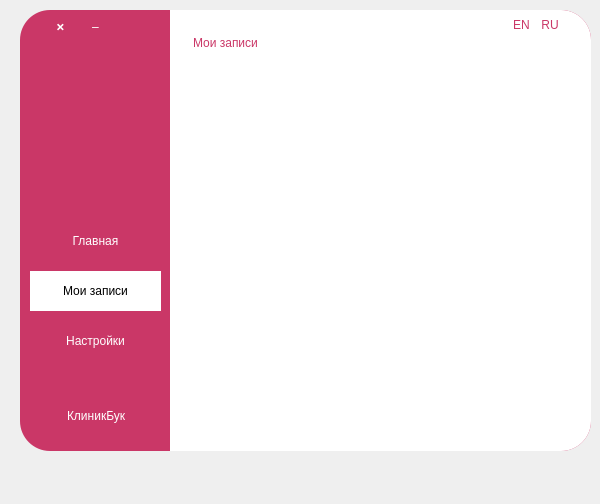
<?xml version="1.0" encoding="UTF-8"?>
<ui version="4.0">
 <class>MainWindow</class>
 <widget class="QWidget" name="MainWindow">
  <property name="geometry">
   <rect>
    <x>0</x>
    <y>0</y>
    <width>600</width>
    <height>504</height>
   </rect>
  </property>
  <property name="windowTitle">
   <string>Form</string>
  </property>
  <widget class="QFrame" name="MainBackground">
   <property name="enabled">
    <bool>true</bool>
   </property>
   <property name="geometry">
    <rect>
     <x>20</x>
     <y>10</y>
     <width>571</width>
     <height>441</height>
    </rect>
   </property>
   <property name="styleSheet">
    <string notr="true">QFrame {
	height:100%; margin:0;
	background-color: #ca3767;
	border-radius: 30px;
}</string>
   </property>
   <property name="frameShape">
    <enum>QFrame::StyledPanel</enum>
   </property>
   <property name="frameShadow">
    <enum>QFrame::Raised</enum>
   </property>
   <widget class="QFrame" name="MainFrame_2">
    <property name="enabled">
     <bool>true</bool>
    </property>
    <property name="geometry">
     <rect>
      <x>510</x>
      <y>0</y>
      <width>61</width>
      <height>441</height>
     </rect>
    </property>
    <property name="cursor">
     <cursorShape>ArrowCursor</cursorShape>
    </property>
    <property name="mouseTracking">
     <bool>false</bool>
    </property>
    <property name="tabletTracking">
     <bool>false</bool>
    </property>
    <property name="focusPolicy">
     <enum>Qt::NoFocus</enum>
    </property>
    <property name="contextMenuPolicy">
     <enum>Qt::DefaultContextMenu</enum>
    </property>
    <property name="acceptDrops">
     <bool>false</bool>
    </property>
    <property name="styleSheet">
     <string notr="true">QFrame {
	border: 0;
	background-color: rgb(255, 255, 255);
	border-radius: 30px; 
}</string>
    </property>
    <property name="inputMethodHints">
     <set>Qt::ImhNone</set>
    </property>
    <property name="frameShape">
     <enum>QFrame::NoFrame</enum>
    </property>
    <property name="frameShadow">
     <enum>QFrame::Raised</enum>
    </property>
   </widget>
   <widget class="QFrame" name="LogoType">
    <property name="geometry">
     <rect>
      <x>10</x>
      <y>390</y>
      <width>31</width>
      <height>31</height>
     </rect>
    </property>
    <property name="styleSheet">
     <string notr="true">QFrame {
	background-color: rgba(255, 255, 255, 0);
	image: url(:/appIcon.png);
}</string>
    </property>
    <property name="frameShape">
     <enum>QFrame::StyledPanel</enum>
    </property>
    <property name="frameShadow">
     <enum>QFrame::Raised</enum>
    </property>
   </widget>
   <widget class="QLabel" name="TextLogoType">
    <property name="geometry">
     <rect>
      <x>47</x>
      <y>395</y>
      <width>101</width>
      <height>21</height>
     </rect>
    </property>
    <property name="styleSheet">
     <string notr="true">QFrame {
	background-color: 0;
	color: white;
	font: 500 12pt &quot;Montserrat Medium&quot;;	
}
</string>
    </property>
    <property name="text">
     <string>КлиникБук</string>
    </property>
   </widget>
   <widget class="QFrame" name="MainFrame">
    <property name="enabled">
     <bool>true</bool>
    </property>
    <property name="geometry">
     <rect>
      <x>150</x>
      <y>0</y>
      <width>391</width>
      <height>481</height>
     </rect>
    </property>
    <property name="autoFillBackground">
     <bool>false</bool>
    </property>
    <property name="styleSheet">
     <string notr="true">QFrame {
	background-color: white;
	border: 0;
	border-radius: 0;
}</string>
    </property>
    <property name="locale">
     <locale language="Russian" country="Russia"/>
    </property>
    <property name="inputMethodHints">
     <set>Qt::ImhHiddenText</set>
    </property>
    <property name="frameShape">
     <enum>QFrame::StyledPanel</enum>
    </property>
    <property name="frameShadow">
     <enum>QFrame::Raised</enum>
    </property>
    <widget class="QLabel" name="title">
     <property name="geometry">
      <rect>
       <x>23</x>
       <y>17</y>
       <width>191</width>
       <height>31</height>
      </rect>
     </property>
     <property name="styleSheet">
      <string notr="true">QFrame {
	background-color: 0;
	color: #ca3767;
	font: 500 16pt &quot;Montserrat Medium&quot;;	
}
</string>
     </property>
     <property name="text">
      <string>Мои записи</string>
     </property>
    </widget>
    <widget class="QWidget" name="horizontalLayoutWidget">
     <property name="geometry">
      <rect>
       <x>340</x>
       <y>0</y>
       <width>51</width>
       <height>31</height>
      </rect>
     </property>
     <layout class="QHBoxLayout" name="horizontalLayout">
      <item>
       <widget class="QPushButton" name="rubutton_2">
        <property name="styleSheet">
         <string notr="true">QPushButton {
	border: 0;
	color: #ca3767;
	font: 9pt &quot;Montserrat&quot;;
}

QPushButton:hover {
	background-color: #CA378A;
	border-radius: 2px;
	color: white;
}</string>
        </property>
        <property name="text">
         <string>EN</string>
        </property>
       </widget>
      </item>
      <item>
       <widget class="QPushButton" name="rubutton">
        <property name="styleSheet">
         <string notr="true">QPushButton {
	border: 0;
	color: #ca3767;
	font: 9pt &quot;Montserrat&quot;;
}

QPushButton:hover {
	background-color: #CA378A;
	border-radius: 2px;
	color: white;
}</string>
        </property>
        <property name="text">
         <string>RU</string>
        </property>
       </widget>
      </item>
     </layout>
    </widget>
    <widget class="QTabWidget" name="tabWidget">
     <property name="geometry">
      <rect>
       <x>19</x>
       <y>51</y>
       <width>371</width>
       <height>391</height>
      </rect>
     </property>
     <property name="styleSheet">
      <string notr="true">* {
	background-color: white;
	border: 0;
	margin: 0;
	color: black;
	width: 170px;
	height: 30px;
	font: 7pt &quot;Montserrat&quot;;
}

*::tab {
	color: white;
	background-color: rgb(202, 55, 103);
	width: 170px;
	height: 30px;
}

*::tab:selected {
	background-color: rgb(249, 67, 128);
	border: 1px solid black;
	width: 170px;
	height: 30px;
}

*::tab:hover {
	background-color: rgb(202, 55, 138);
}</string>
     </property>
    </widget>
   </widget>
   <widget class="QWidget" name="verticalLayoutWidget">
    <property name="geometry">
     <rect>
      <x>0</x>
      <y>30</y>
      <width>151</width>
      <height>361</height>
     </rect>
    </property>
    <layout class="QVBoxLayout" name="verticalLayout" stretch="0,0,0,0,0,0,0">
     <property name="spacing">
      <number>0</number>
     </property>
     <property name="sizeConstraint">
      <enum>QLayout::SetDefaultConstraint</enum>
     </property>
     <property name="leftMargin">
      <number>10</number>
     </property>
     <property name="rightMargin">
      <number>10</number>
     </property>
     <property name="bottomMargin">
      <number>0</number>
     </property>
     <item>
      <spacer name="verticalSpacer">
       <property name="orientation">
        <enum>Qt::Vertical</enum>
       </property>
       <property name="sizeHint" stdset="0">
        <size>
         <width>20</width>
         <height>40</height>
        </size>
       </property>
      </spacer>
     </item>
     <item>
      <widget class="QPushButton" name="HomeButton">
       <property name="styleSheet">
        <string notr="true">QPushButton {
	color: white;
	border: 0;
	height: 40;
}

QPushButton:hover {
	color: black;
	background-color: white;
	border: 2px solid white;
}

</string>
       </property>
       <property name="text">
        <string>Главная</string>
       </property>
      </widget>
     </item>
     <item>
      <spacer name="verticalSpacer_3">
       <property name="orientation">
        <enum>Qt::Vertical</enum>
       </property>
       <property name="sizeType">
        <enum>QSizePolicy::Fixed</enum>
       </property>
       <property name="sizeHint" stdset="0">
        <size>
         <width>20</width>
         <height>10</height>
        </size>
       </property>
      </spacer>
     </item>
     <item>
      <widget class="QPushButton" name="MySend">
       <property name="styleSheet">
        <string notr="true">QPushButton {
	color: black;
	background-color: white;
	height: 40;
	border: 0;
}
</string>
       </property>
       <property name="text">
        <string>Мои записи</string>
       </property>
      </widget>
     </item>
     <item>
      <spacer name="verticalSpacer_4">
       <property name="orientation">
        <enum>Qt::Vertical</enum>
       </property>
       <property name="sizeType">
        <enum>QSizePolicy::Fixed</enum>
       </property>
       <property name="sizeHint" stdset="0">
        <size>
         <width>20</width>
         <height>10</height>
        </size>
       </property>
      </spacer>
     </item>
     <item>
      <widget class="QPushButton" name="SettingButton">
       <property name="styleSheet">
        <string notr="true">QPushButton {
	color: white;
	border: 0;
	height: 40;
}

QPushButton:hover {
	color: black;
	background-color: white;
	border: 2px solid white;
}

</string>
       </property>
       <property name="text">
        <string>Настройки</string>
       </property>
      </widget>
     </item>
     <item>
      <spacer name="verticalSpacer_2">
       <property name="orientation">
        <enum>Qt::Vertical</enum>
       </property>
       <property name="sizeType">
        <enum>QSizePolicy::Fixed</enum>
       </property>
       <property name="sizeHint" stdset="0">
        <size>
         <width>20</width>
         <height>40</height>
        </size>
       </property>
      </spacer>
     </item>
    </layout>
   </widget>
   <widget class="QPushButton" name="CloseProgram">
    <property name="geometry">
     <rect>
      <x>25</x>
      <y>1</y>
      <width>31</width>
      <height>31</height>
     </rect>
    </property>
    <property name="styleSheet">
     <string notr="true">QPushButton {
	border: 0;
	color: white;
	font: 15pt &quot;Segoe UI&quot;;
}

QPushButton:hover {
	border-radius: 7px;
	background-color: #a85973;
}
</string>
    </property>
    <property name="text">
     <string>🞬</string>
    </property>
   </widget>
   <widget class="QPushButton" name="HideProgram">
    <property name="geometry">
     <rect>
      <x>60</x>
      <y>1</y>
      <width>31</width>
      <height>31</height>
     </rect>
    </property>
    <property name="cursor">
     <cursorShape>ArrowCursor</cursorShape>
    </property>
    <property name="contextMenuPolicy">
     <enum>Qt::DefaultContextMenu</enum>
    </property>
    <property name="styleSheet">
     <string notr="true">QPushButton {
	border: 0;
	color: white;
	font: 900 15pt &quot;Segoe UI&quot;;
}

QPushButton:hover {
	border-radius: 7px;
	background-color: #a85973;
}</string>
    </property>
    <property name="text">
     <string>–</string>
    </property>
    <property name="checkable">
     <bool>false</bool>
    </property>
    <property name="checked">
     <bool>false</bool>
    </property>
    <property name="autoRepeat">
     <bool>false</bool>
    </property>
    <property name="autoExclusive">
     <bool>false</bool>
    </property>
    <property name="autoDefault">
     <bool>false</bool>
    </property>
   </widget>
  </widget>
 </widget>
 <resources>
  <include location="source.qrc"/>
 </resources>
 <connections/>
</ui>
